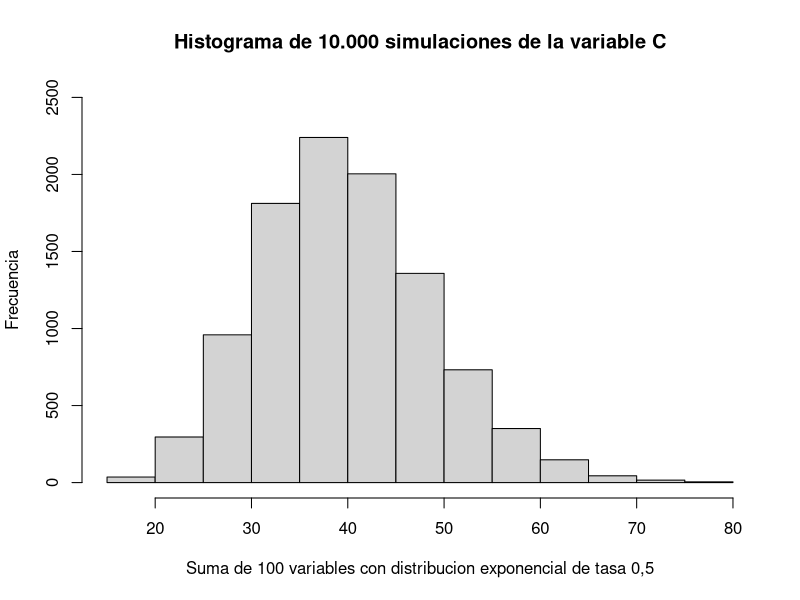
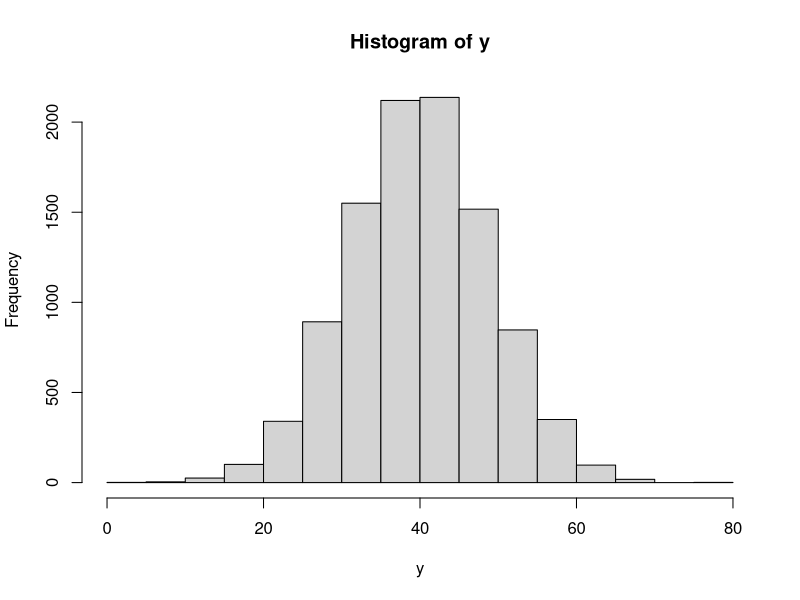
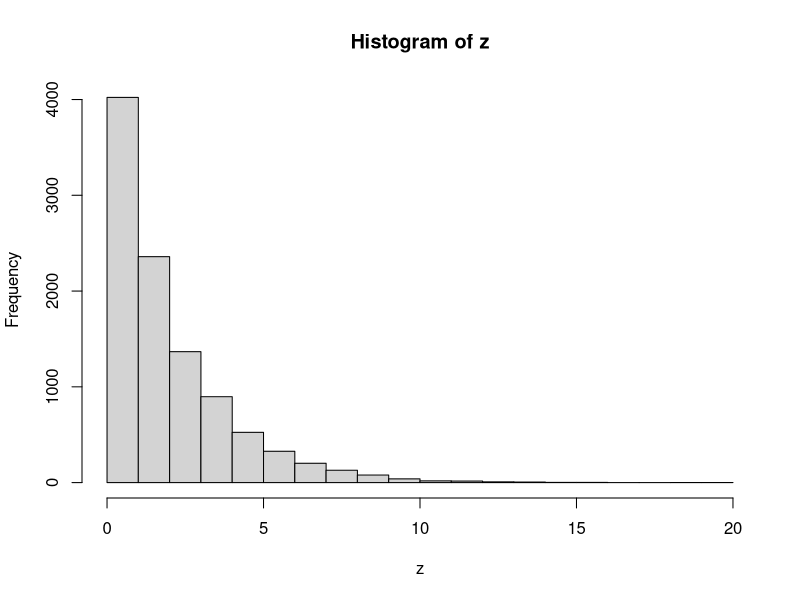

Here is the R script that generated these plots, in order:
N = 20

cinco = rexp(N, rate = 0.5 )
suma = sum(cinco)
vector = c(suma)
print( paste("A = " , toString(suma) ) )

# exponencial:
# esperanza: 1/lambda
# desvio: 1/lambda , varianza = 1/lambda^2 

# la esperanza de la suma nos da la suma de las esperanzas
# la varianza es la raiz de la suma de las varianza


for (i in 1:(10000)) {
  
  cinco = rexp(N, rate = 0.5 )
  suma = sum(cinco)
  vector = c(vector,suma)
  
}

# hacemos esto varias veces y vemos como se distribuyen estos valores.
hist(vector,main = "Histograma de 10.000 simulaciones de la variable C",ylim = range(0:2500), xlab = "Suma de 100 variables con distribucion exponencial de tasa 0,5", ylab = "Frecuencia")

media = mean(vector)
desvio = sd(vector)

print( paste( "media aritmetica: ", toString( media ) ) )
print( paste( "desvio: ", toString( desvio ) ) )


#asi se ve una normal
y <- rnorm( 10000 , media, desvio)

hist(y)


#asi se ve una exponencial
z <- rexp(10000, rate = 0.5 )

hist(z)





#deberian ser parecidas las 3 graficas?
# lo son.